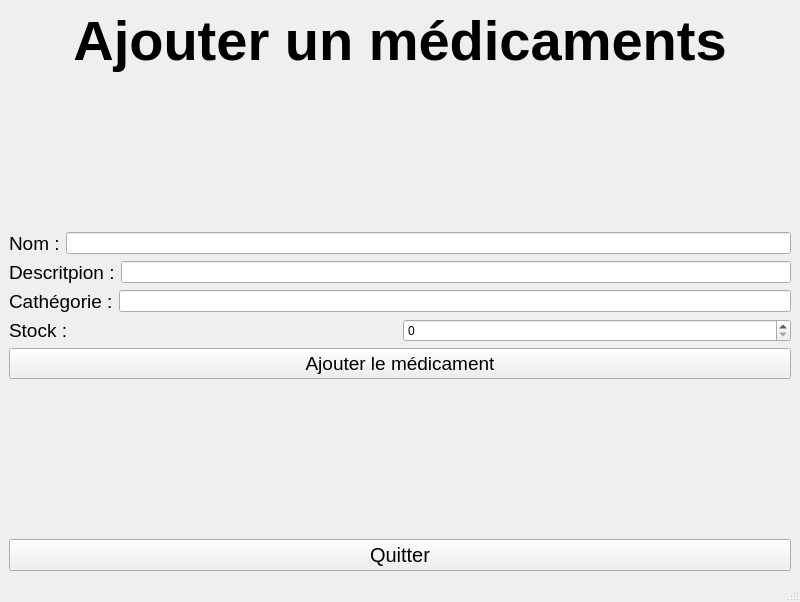
<?xml version="1.0" encoding="UTF-8"?>
<ui version="4.0">
 <class>FenetreAjouterMedicament</class>
 <widget class="QMainWindow" name="FenetreAjouterMedicament">
  <property name="geometry">
   <rect>
    <x>0</x>
    <y>0</y>
    <width>800</width>
    <height>602</height>
   </rect>
  </property>
  <property name="windowTitle">
   <string>PharmacieManager - Médicaments</string>
  </property>
  <widget class="QWidget" name="centralwidget">
   <layout class="QVBoxLayout" name="verticalLayout">
    <item>
     <widget class="QLabel" name="MenuAjouterMedicaments">
      <property name="font">
       <font>
        <pointsize>42</pointsize>
        <bold>true</bold>
       </font>
      </property>
      <property name="text">
       <string>Ajouter un médicaments</string>
      </property>
      <property name="textFormat">
       <enum>Qt::TextFormat::AutoText</enum>
      </property>
      <property name="alignment">
       <set>Qt::AlignmentFlag::AlignCenter</set>
      </property>
      <property name="wordWrap">
       <bool>true</bool>
      </property>
      <property name="textInteractionFlags">
       <set>Qt::TextInteractionFlag::NoTextInteraction</set>
      </property>
     </widget>
    </item>
    <item>
     <spacer name="verticalSpacer">
      <property name="orientation">
       <enum>Qt::Orientation::Vertical</enum>
      </property>
      <property name="sizeHint" stdset="0">
       <size>
        <width>20</width>
        <height>40</height>
       </size>
      </property>
     </spacer>
    </item>
    <item>
     <layout class="QHBoxLayout" name="horizontalLayout_4">
      <item>
       <widget class="QLabel" name="Nom">
        <property name="font">
         <font>
          <pointsize>14</pointsize>
         </font>
        </property>
        <property name="text">
         <string>Nom :</string>
        </property>
        <property name="textInteractionFlags">
         <set>Qt::TextInteractionFlag::NoTextInteraction</set>
        </property>
       </widget>
      </item>
      <item>
       <widget class="QLineEdit" name="AjouterMedicamentNomData"/>
      </item>
     </layout>
    </item>
    <item>
     <layout class="QHBoxLayout" name="horizontalLayout_3">
      <item>
       <widget class="QLabel" name="Description">
        <property name="font">
         <font>
          <pointsize>14</pointsize>
         </font>
        </property>
        <property name="text">
         <string>Descritpion :</string>
        </property>
        <property name="textInteractionFlags">
         <set>Qt::TextInteractionFlag::NoTextInteraction</set>
        </property>
       </widget>
      </item>
      <item>
       <widget class="QLineEdit" name="AjouterMedicamentDescriptionData"/>
      </item>
     </layout>
    </item>
    <item>
     <layout class="QHBoxLayout" name="horizontalLayout_2">
      <item>
       <widget class="QLabel" name="Categorie">
        <property name="font">
         <font>
          <pointsize>14</pointsize>
         </font>
        </property>
        <property name="text">
         <string>Cathégorie :</string>
        </property>
        <property name="textInteractionFlags">
         <set>Qt::TextInteractionFlag::NoTextInteraction</set>
        </property>
       </widget>
      </item>
      <item>
       <widget class="QLineEdit" name="AjouterMedicamentCategorieData"/>
      </item>
     </layout>
    </item>
    <item>
     <layout class="QHBoxLayout" name="horizontalLayout">
      <item>
       <widget class="QLabel" name="Stock">
        <property name="font">
         <font>
          <pointsize>14</pointsize>
         </font>
        </property>
        <property name="text">
         <string>Stock :</string>
        </property>
        <property name="textInteractionFlags">
         <set>Qt::TextInteractionFlag::NoTextInteraction</set>
        </property>
       </widget>
      </item>
      <item>
       <widget class="QSpinBox" name="StockNombre">
        <property name="maximum">
         <number>999</number>
        </property>
       </widget>
      </item>
     </layout>
    </item>
    <item>
     <widget class="QPushButton" name="AjouterMedicamentAjouterMedicament">
      <property name="font">
       <font>
        <pointsize>14</pointsize>
       </font>
      </property>
      <property name="text">
       <string>Ajouter le médicament</string>
      </property>
     </widget>
    </item>
    <item>
     <spacer name="verticalSpacer_2">
      <property name="orientation">
       <enum>Qt::Orientation::Vertical</enum>
      </property>
      <property name="sizeHint" stdset="0">
       <size>
        <width>20</width>
        <height>40</height>
       </size>
      </property>
     </spacer>
    </item>
    <item>
     <widget class="QPushButton" name="AjouterMedicamentQuitter">
      <property name="font">
       <font>
        <pointsize>15</pointsize>
       </font>
      </property>
      <property name="text">
       <string>Quitter</string>
      </property>
     </widget>
    </item>
   </layout>
  </widget>
  <widget class="QStatusBar" name="statusbar"/>
 </widget>
 <resources/>
 <connections/>
</ui>
